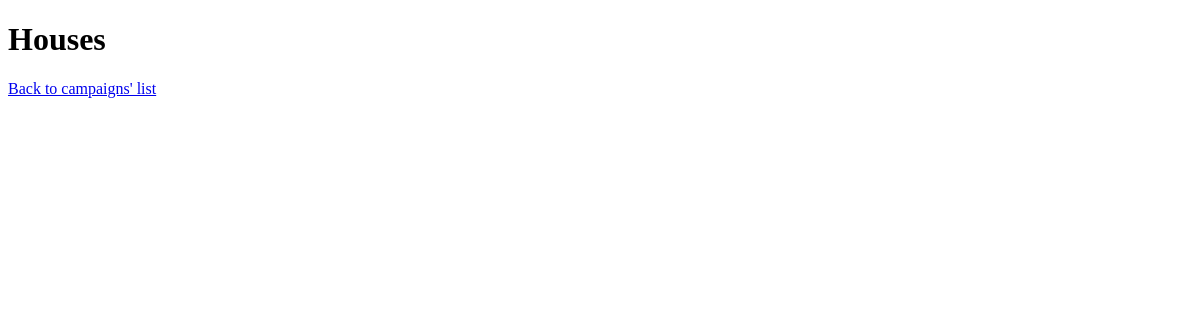
Page /campaigns/houses on the earlier database version.
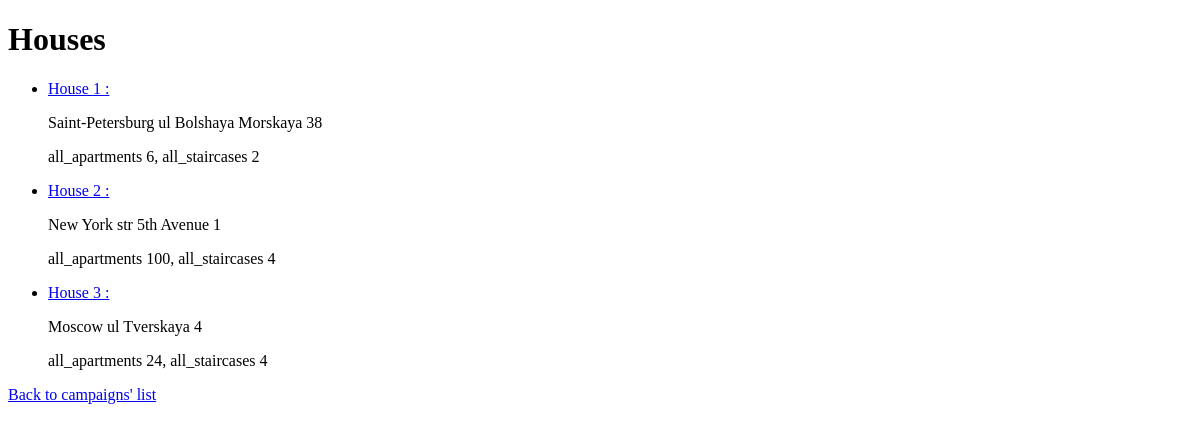
Same page on the later database version.
### campaigns/models.py (models this page shows, shortened)
class House(models.Model):
	city = models.CharField(max_length = 64)
	street_type = models.CharField(max_length = 5)
	street_name = models.CharField(max_length = 64)
	house_number = models.IntegerField()
	qnt_apts = models.IntegerField()
	qnt_strs = models.IntegerField()
	campaigns = models.ManyToManyField(Campaign, blank=True, related_name = 'c_objects')

### campaigns/views.py (the view)
# urls.py: path('houses', views.h_index, name = 'h_index'),
def h_index(request):
	return render(request, 'campaigns/h_index.html', {
		'houses' : House.objects.all()
		})

### campaigns/templates/campaigns/h_index.html
{% extends 'campaigns/layout.html' %}
{% block body %}
	<h1>Houses</h1>
	<ul>
		{% for house in houses %}
		<li>
			<a href="{% url 'campaigns:house' house.id %}">
				<p> House {{house.id}} : </p>
			</a>
				<p> {{house.city}} {{house.street_type}} {{house.street_name}} {{house.house_number}}</p>
				<p> all_apartments {{house.qnt_apts}}, all_staircases {{house.qnt_strs}}</p>
		</li>
		{% endfor %}
	</ul>
	<a href = "{% url 'campaigns:index' %}"> Back to campaigns' list </a>
{% endblock %}

### campaigns/templates/campaigns/layout.html (shortened to what this page needs)
<!DOCTYPE html>
<html>
<head>
</head>
<body>
	{% block body %}
	{% endblock %}
</body>
</html>

Differences in the rows shown:
added House: id "1", city "Saint-Petersburg", street_type "ul", street_name "Bolshaya Morskaya", house_number "38", qnt_apts "6", qnt_strs "2"
added House: id "2", city "New York", street_type "str", street_name "5th Avenue", house_number "1", qnt_apts "100", qnt_strs "4"
added House: id "3", city "Moscow", street_type "ul", street_name "Tverskaya", house_number "4", qnt_apts "24", qnt_strs "4"
